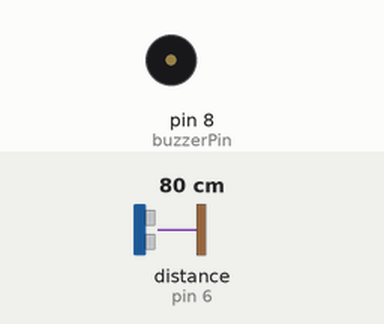
This sketch was run on a simulated Arduino Uno, built with avr-gcc and run on an emulated ATmega328P. On the bench: buzzer (waves = sounding). Wiring (inferred from the names in the program): ultrasonic range finder: trigger pin 7; echo pin 6. Inputs (shaded band) come from the test bench; at power-on: distance to the obstacle (sensor on pin 6) 80 cm. The echo pulse lasts 58.3 µs per cm; what the sketch prints to the serial monitor is not drawn.

Above: at 1.2 s.
1.3 s: distance to the obstacle (sensor on pin 6) set to 4 cm
At 2.4 s:
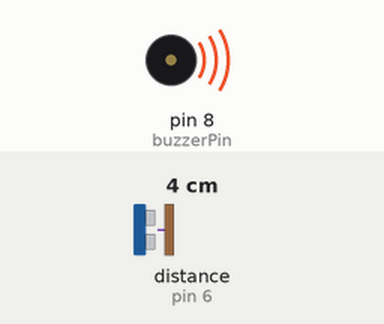
2.8 s: distance to the obstacle (sensor on pin 6) set to 2 cm
Timing chart, 0 to 5.8 s (numbered marks = the images above; inputs shaded):
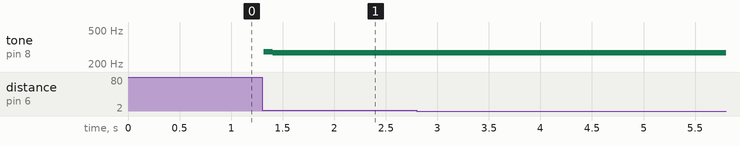

The sketch:

sesorDegereGoreNota.ino
```cpp
int echoPin = 6;
int trigPin = 7;
int buzzerPin = 8;
long duration, distance;


void setup() {
  // put your setup code here, to run once:
  Serial.begin(9600);
  pinMode(echoPin, INPUT);
  pinMode(trigPin, OUTPUT);
  pinMode(buzzerPin, OUTPUT);
}

void loop() {
  // put your main code here, to run repeatedly:
  digitalWrite(trigPin, HIGH);
  delayMicroseconds(1000);
  digitalWrite(trigPin, LOW);
  duration = pulseIn(echoPin, HIGH);
  distance = (duration / 2) / 29.1;
  Serial.println(distance);
  int nota = 260; //nota değeri
  int ilkDeger = 2, degerSon,deger;

  if (distance > ilkDeger && distance < 26)
  {

    degerSon = distance - ilkDeger;
    nota = nota + (degerSon * 10);
    tone(buzzerPin, nota);
  }
  if (distance > 26)
  {
    noTone(buzzerPin);
  }


}
```

Measured:
- after the input at 1.3 s, tone on pin 8 (buzzerPin): silent → 280 Hz at once, → 270 Hz 0.09 s later
